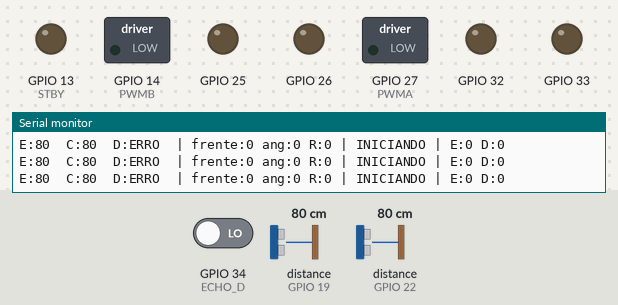
The sketch below on a simulated ESP32. Parts: switched loads named in the sketch (green lamp = pin HIGH), output pins drawn as LEDs (lit = HIGH), the last lines printed to the serial monitor. Wiring (inferred from the names in the program): 2 × ultrasonic range finder: trigger GPIO 18, echo GPIO 19 / trigger GPIO 23, echo GPIO 22. The test bench sets the inputs (shaded band); at power-on: distance to the obstacle (sensors on GPIO 19, GPIO 22) 80 cm, GPIO 34 (ECHO_D) LOW. The echo pulse lasts 58.3 µs per cm; pins used as bus, display or sensor lines are not drawn.

Above: at 1.2 s.
1.3 s: distance to the obstacle (sensor on GPIO 19) set to 4 cm
At 3.2 s:
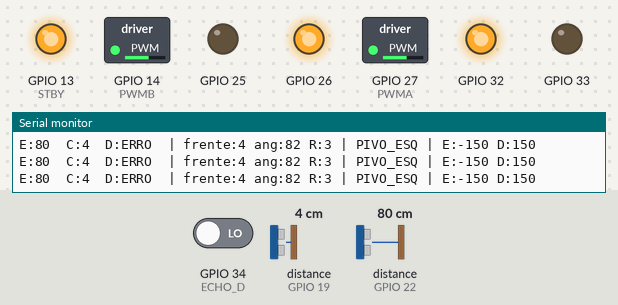
3.5 s: distance to the obstacle (sensor on GPIO 22) set to 13 cm
5.0 s: distance to the obstacle (sensor on GPIO 22) set to 10 cm
At 6.1 s:
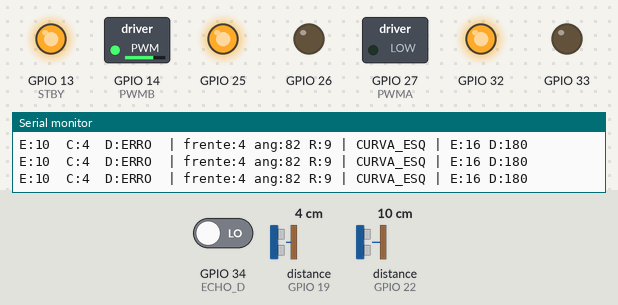
6.5 s: GPIO 34 (ECHO_D) driven HIGH
At 7.7 s:
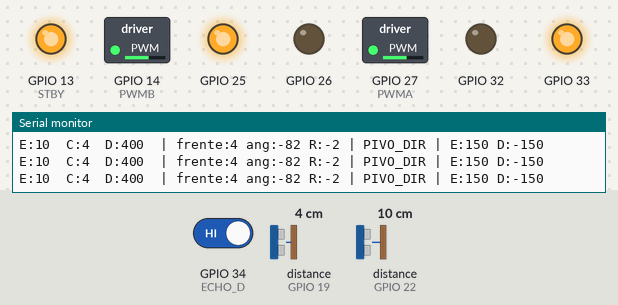
8.0 s: GPIO 34 (ECHO_D) driven LOW
10.3 s: distance to the obstacle (sensor on GPIO 22) set to 65 cm
11.8 s: distance to the obstacle (sensor on GPIO 22) set to 75 cm
At 13.3 s:
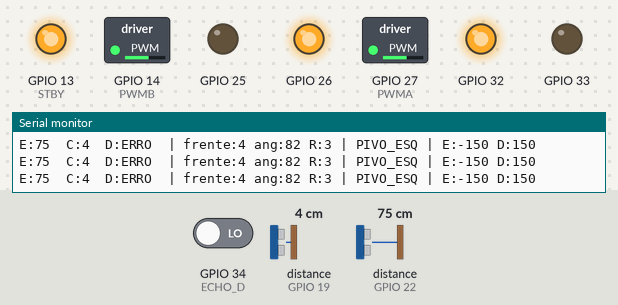
Timing chart, 0 to 14.4 s (numbered marks = the images above; inputs shaded):
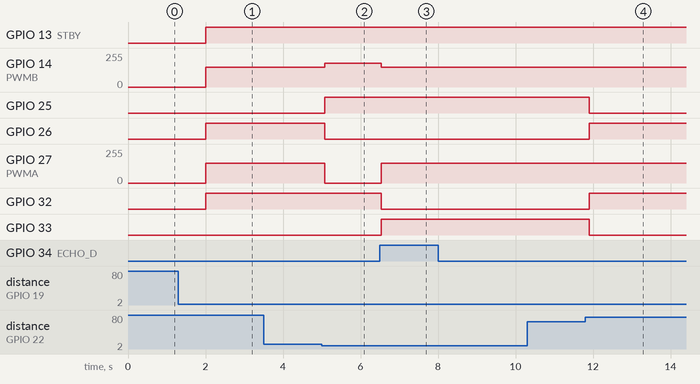

The sketch:

doors_navegacao.ino
```cpp
/*
  DOORS - Veiculo autonomo desviador de obstaculos
  ESP32 WROOM-32 | TB6612FNG | 2x N20 6V | 3x HC-SR04
  ESP32 Arduino Core 3.x | Serial 115200
*/

// ---------------------------------------------------------------------------
// Pinos
// ---------------------------------------------------------------------------

#define AIN1 25
#define AIN2 26
#define PWMA 27

#define BIN1 32
#define BIN2 33
#define PWMB 14

#define STBY 13
#define BOTAO_BOOT 0

#define TRIG_C 18
#define ECHO_C 19
#define TRIG_E 21
#define ECHO_E 22
#define TRIG_D 23
#define ECHO_D 34

// ---------------------------------------------------------------------------
// Geometria do carrinho (medir no robo real)
// ---------------------------------------------------------------------------

const float ANG_LATERAL_GRAUS = 20.0;  // inclinacao dos sensores laterais
const float BITOLA_CM         = 15.0;  // distancia entre o centro das duas rodas
const float MEIA_LARGURA_CM   = 9.0;   // metade da largura total do carrinho
const float FOLGA_CM          = 6.0;   // margem extra para nao raspar

// ---------------------------------------------------------------------------
// Calibracao dos motores
// ---------------------------------------------------------------------------

const bool INVERTE_ESQ = false;
const bool INVERTE_DIR = false;

const int V_MAX    = 180;
const int V_CURVA  = 140;
const int V_PIVO   = 150;
const int V_MINIMO = 85;

const float FATOR_ESQ = 1.00;
const float FATOR_DIR = 1.00;

// ---------------------------------------------------------------------------
// Parametros do desvio
// ---------------------------------------------------------------------------

const float D_ANTECIPA    = 120;   // cm: comeca a planejar o desvio
const float D_SEGURANCA   = 8;     // cm: a curva precisa terminar antes disso
const float S_MINIMO      = 5;     // cm: menor trecho considerado para girar
const float W_PASSAGEM    = 30;    // cm: deslocamento lateral para contornar o obstaculo
const float D_SEM_LEITURA = 40;    // cm: valor usado quando um sensor falha
const float HISTERESE     = 15;
const float TROCA_LADO    = 30;

const float Y_TETO_CM   = 30;      // lateral acima disso nao influencia a centralizacao
const float K_CENTRO    = 0.0005;  // 1/cm^2: forca de centralizacao entre as barreiras
const float KAPPA_CURVA = 0.02;    // 1/cm: acima disso o estado vira CURVA

// ---------------------------------------------------------------------------
// Estacionamento: motores so param com os 3 sensores abaixo de 5 cm
// ---------------------------------------------------------------------------

const float DIST_ESTACIONAR_CM = 5.0;
const unsigned long CONFIRMA_CERCADO_MS = 500;

const float DIST_SEM_OBSTACULO_CM = 200.0;
const unsigned long TEMPO_SEM_OBSTACULO_MS = 6000;
const bool ATIVA_REGRA_6S = false;

const unsigned long ATRASO_PARTIDA_MS = 2000;

// ---------------------------------------------------------------------------
// Sensores ultrassonicos
// Leitura por interrupcao: o loop nunca espera o eco.
// Eco que sobe e nao volta a tempo = caminho livre.
// Eco que nem sobe = falha de ligacao do sensor.
// Quedas que duram menos que GLITCH_US sao ruido dos motores e sao ignoradas.
// Cada distancia e a mediana das 3 ultimas leituras do sensor.
// ---------------------------------------------------------------------------

const unsigned long INTERVALO_TRIGGER_MS = 20;
const unsigned long GLITCH_US = 40;
const unsigned long ECO_MIN_US = 120;
const unsigned long ECO_MAX_US = 23500;
const float DIST_MAX = 400.0;
const uint8_t FALHAS_PARA_INVALIDO = 6;

struct Sonar {
  const char* nome;
  int trig;
  int echo;
  volatile uint32_t tSubida;
  volatile uint32_t tQueda;
  volatile bool subiu;
  volatile bool caiu;
  volatile bool pronto;
  bool medido;
  float hist[3];
  uint8_t ih;
  float cm;
  bool valido;
  uint8_t falhas;
};

Sonar sC = {"C", TRIG_C, ECHO_C, 0, 0, false, false, false, true, {DIST_MAX, DIST_MAX, DIST_MAX}, 0, DIST_MAX, true, 0};
Sonar sE = {"E", TRIG_E, ECHO_E, 0, 0, false, false, false, true, {DIST_MAX, DIST_MAX, DIST_MAX}, 0, DIST_MAX, true, 0};
Sonar sD = {"D", TRIG_D, ECHO_D, 0, 0, false, false, false, true, {DIST_MAX, DIST_MAX, DIST_MAX}, 0, DIST_MAX, true, 0};
Sonar* sonares[3] = {&sE, &sC, &sD};

void IRAM_ATTR trataEco(Sonar* s) {
  if (s->pronto) return;

  uint32_t t = micros();

  if (digitalRead(s->echo)) {
    if (!s->subiu) {
      s->tSubida = t;
      s->subiu = true;
    }
    s->caiu = false;
  } else if (s->subiu) {
    s->tQueda = t;
    s->caiu = true;
  }
}

void IRAM_ATTR isrC() { trataEco(&sC); }
void IRAM_ATTR isrE() { trataEco(&sE); }
void IRAM_ATTR isrD() { trataEco(&sD); }

float mediana3(float a, float b, float c) {
  if (a > b) { float t = a; a = b; b = t; }
  if (b > c) { float t = b; b = c; c = t; }
  if (a > b) { float t = a; a = b; b = t; }
  return b;
}

void registra(Sonar* s, float cm) {
  s->hist[s->ih] = cm;
  s->ih = (s->ih + 1) % 3;
  s->cm = mediana3(s->hist[0], s->hist[1], s->hist[2]);
  s->valido = true;
  s->falhas = 0;
}

void processaLeituras() {
  for (Sonar* s : sonares) {
    if (s->medido) continue;

    noInterrupts();
    bool caiu = s->caiu;
    uint32_t tSubida = s->tSubida;
    uint32_t tQueda = s->tQueda;
    interrupts();

    // Queda confirmada: o sinal ficou baixo por mais que GLITCH_US
    if (caiu && micros() - tQueda >= GLITCH_US && digitalRead(s->echo) == LOW) {
      s->pronto = true;
      s->medido = true;

      uint32_t duracao = tQueda - tSubida;
      if (duracao < ECO_MIN_US) continue;

      registra(s, (duracao >= ECO_MAX_US) ? DIST_MAX : duracao / 58.0);
    }
  }
}

void fechaCiclo(Sonar* s) {
  if (s->medido) return;

  // Modulo ainda ocupado com o eco anterior: mantem a ultima leitura
  if (!s->subiu && digitalRead(s->echo) == HIGH) return;

  if (s->subiu) {
    registra(s, DIST_MAX);
  } else if (++s->falhas >= FALHAS_PARA_INVALIDO) {
    s->valido = false;
  }
}

void dispara(Sonar* s) {
  fechaCiclo(s);

  noInterrupts();
  s->subiu = false;
  s->caiu = false;
  s->pronto = false;
  interrupts();
  s->medido = false;

  digitalWrite(s->trig, HIGH);
  delayMicroseconds(10);
  digitalWrite(s->trig, LOW);
}

uint8_t vez = 0;
unsigned long ultimoTrigger = 0;

void atualizaSensores() {
  processaLeituras();

  if (millis() - ultimoTrigger >= INTERVALO_TRIGGER_MS) {
    ultimoTrigger = millis();
    dispara(sonares[vez]);
    vez = (vez + 1) % 3;
  }
}

float distancia(const Sonar& s) {
  return s.valido ? s.cm : D_SEM_LEITURA;
}

// ---------------------------------------------------------------------------
// Motores
// Velocidade de -255 (re) a 255 (frente).
// ---------------------------------------------------------------------------

int pwmEsq = 0;
int pwmDir = 0;

void motor(int in1, int in2, int pwm, int v, bool inverte, float fator) {
  if (inverte) v = -v;

  int a = abs(v) * fator;
  if (a < 40) {
    a = 0;
  } else if (a < V_MINIMO) {
    a = V_MINIMO;
  }
  a = constrain(a, 0, 255);

  digitalWrite(in1, v > 0 ? HIGH : LOW);
  digitalWrite(in2, v < 0 ? HIGH : LOW);
  ledcWrite(pwm, a);
}

void rodas(int vEsq, int vDir) {
  pwmEsq = vEsq;
  pwmDir = vDir;
  motor(AIN1, AIN2, PWMA, vEsq, INVERTE_ESQ, FATOR_ESQ);
  motor(BIN1, BIN2, PWMB, vDir, INVERTE_DIR, FATOR_DIR);
}

void desligaMotores() {
  rodas(0, 0);
  digitalWrite(STBY, LOW);
}

// ---------------------------------------------------------------------------
// Estado e estacionamento
// ---------------------------------------------------------------------------

enum Estado { INICIANDO, ANDANDO, CURVA_ESQ, CURVA_DIR, PIVO_ESQ, PIVO_DIR, ESTACIONADO };

const char* NOME_ESTADO[] = {
  "INICIANDO", "ANDANDO", "CURVA_ESQ", "CURVA_DIR", "PIVO_ESQ", "PIVO_DIR", "ESTACIONADO"
};

Estado estado = INICIANDO;
int lado = 0;

unsigned long tPartida = 0;
unsigned long tCercado = 0;
unsigned long tSemObstaculo = 0;

float frenteLog = 0;
float anguloLog = 0;
float raioLog = 0;

void estaciona(const char* motivo) {
  desligaMotores();
  estado = ESTACIONADO;
  Serial.print("ESTACIONADO: ");
  Serial.println(motivo);
  Serial.println("Aperte BOOT para recomecar");
}

bool verificaEstacionamento(unsigned long agora) {
  bool cercado = sC.valido && sE.valido && sD.valido &&
                 sC.cm < DIST_ESTACIONAR_CM &&
                 sE.cm < DIST_ESTACIONAR_CM &&
                 sD.cm < DIST_ESTACIONAR_CM;

  if (cercado) {
    if (tCercado == 0) tCercado = agora;
    if (agora - tCercado >= CONFIRMA_CERCADO_MS) {
      estaciona("cercado pelos 3 lados");
      return true;
    }
  } else {
    tCercado = 0;
  }

  bool frenteLivre = ATIVA_REGRA_6S && sC.valido && sC.cm >= DIST_SEM_OBSTACULO_CM;

  if (frenteLivre) {
    if (tSemObstaculo == 0) tSemObstaculo = agora;
    if (agora - tSemObstaculo >= TEMPO_SEM_OBSTACULO_MS) {
      estaciona("6 s sem obstaculo a frente");
      return true;
    }
  } else {
    tSemObstaculo = 0;
  }

  return false;
}

// ---------------------------------------------------------------------------
// Navegacao geometrica
//
// 1. Cada leitura vira um ponto no plano do carrinho (x para frente,
//    y para a esquerda): x = d.cos(theta), y = d.sin(theta).
// 2. Distancia a frente = menor x entre os pontos que estao na faixa
//    ocupada pelo corpo do carrinho (|y| < meia largura).
// 3. Angulo de desvio necessario: phi = atan(W_PASSAGEM / frente).
// 4. Curvatura para completar o desvio antes do obstaculo:
//    kappa = phi / (frente - D_SEGURANCA). Raio da curva R = 1 / kappa.
// 5. Cinematica diferencial: vEsq = v.(1 - kappa.B/2), vDir = v.(1 + kappa.B/2).
//    Se kappa.B/2 >= 1 a roda de dentro inverte: giro no proprio eixo.
// ---------------------------------------------------------------------------

const float SEN_LAT = sin(ANG_LATERAL_GRAUS * DEG_TO_RAD);
const float COS_LAT = cos(ANG_LATERAL_GRAUS * DEG_TO_RAD);
const float CORREDOR_CM = MEIA_LARGURA_CM + FOLGA_CM;
const float KAPPA_PIVO = 2.0 / BITOLA_CM;

// Curvatura que afasta o carrinho de um ponto lateral dentro da folga
float curvaturaLateral(float x, float y) {
  if (y >= CORREDOR_CM) return 0;
  float phi = atan2(CORREDOR_CM - y, x);
  return phi / max(x - D_SEGURANCA, S_MINIMO);
}

void navega() {
  unsigned long agora = millis();

  if (verificaEstacionamento(agora)) return;

  float c = distancia(sC);
  float e = distancia(sE);
  float d = distancia(sD);

  // Pontos dos sensores laterais no plano do carrinho
  float xE = e * COS_LAT;
  float yE = e * SEN_LAT;
  float xD = d * COS_LAT;
  float yD = d * SEN_LAT;

  // Obstaculo mais proximo na faixa ocupada pelo corpo do carrinho
  float frente = c;
  if (yE < MEIA_LARGURA_CM) frente = min(frente, xE);
  if (yD < MEIA_LARGURA_CM) frente = min(frente, xD);

  // Lado do desvio: o mais livre; so troca se o outro ficar bem melhor
  if (frente < D_ANTECIPA) {
    if (lado == 0) {
      lado = (e >= d) ? 1 : -1;
    } else if (lado > 0 && d > e + TROCA_LADO) {
      lado = -1;
    } else if (lado < 0 && e > d + TROCA_LADO) {
      lado = 1;
    }
  } else if (frente > D_ANTECIPA + HISTERESE) {
    lado = 0;
  }

  // Curvatura total (1/cm), positiva para a esquerda
  float kappa = 0;
  float phi = 0;

  if (lado != 0) {
    phi = atan2(W_PASSAGEM, frente);
    kappa = lado * phi / max(frente - D_SEGURANCA, S_MINIMO);
  } else {
    float yEc = min(yE, Y_TETO_CM);
    float yDc = min(yD, Y_TETO_CM);
    kappa = K_CENTRO * (yEc - yDc);
  }

  kappa -= curvaturaLateral(xE, yE);
  kappa += curvaturaLateral(xD, yD);

  // Velocidade linear cai conforme o obstaculo se aproxima
  float u = (D_ANTECIPA - frente) / (D_ANTECIPA - D_SEGURANCA);
  u = constrain(u, 0.0f, 1.0f);
  float v = V_MAX - (V_MAX - V_CURVA) * u;

  // Cinematica diferencial
  int vEsq;
  int vDir;

  if (fabs(kappa) >= KAPPA_PIVO) {
    int sentido = (kappa > 0) ? 1 : -1;
    vEsq = -sentido * V_PIVO;
    vDir =  sentido * V_PIVO;
    estado = (sentido > 0) ? PIVO_ESQ : PIVO_DIR;
  } else {
    float fEsq = 1.0 - kappa * BITOLA_CM / 2.0;
    float fDir = 1.0 + kappa * BITOLA_CM / 2.0;
    float escala = V_MAX / (v * max(fabs(fEsq), fabs(fDir)));
    if (escala > 1.0) escala = 1.0;

    vEsq = v * fEsq * escala;
    vDir = v * fDir * escala;

    if (fabs(kappa) < KAPPA_CURVA) {
      estado = ANDANDO;
    } else {
      estado = (kappa > 0) ? CURVA_ESQ : CURVA_DIR;
    }
  }

  frenteLog = frente;
  anguloLog = phi * RAD_TO_DEG * lado;
  raioLog = (fabs(kappa) > 0.0001) ? 1.0 / kappa : 0;

  rodas(vEsq, vDir);
}

// ---------------------------------------------------------------------------
// Monitor serial
// ---------------------------------------------------------------------------

unsigned long ultimoLog = 0;

void imprimeLog() {
  if (millis() - ultimoLog < 100) return;
  ultimoLog = millis();

  for (Sonar* s : sonares) {
    Serial.print(s->nome);
    Serial.print(":");
    if (s->valido) {
      Serial.print(s->cm, 0);
    } else {
      Serial.print("ERRO");
    }
    Serial.print("  ");
  }

  Serial.print("| frente:");
  Serial.print(frenteLog, 0);
  Serial.print(" ang:");
  Serial.print(anguloLog, 0);
  Serial.print(" R:");
  Serial.print(raioLog, 0);
  Serial.print(" | ");
  Serial.print(NOME_ESTADO[estado]);
  Serial.print(" | E:");
  Serial.print(pwmEsq);
  Serial.print(" D:");
  Serial.println(pwmDir);
}

// ---------------------------------------------------------------------------
// Inicializacao e loop principal
// ---------------------------------------------------------------------------

void iniciaPercurso() {
  lado = 0;
  tCercado = 0;
  tSemObstaculo = 0;
  estado = INICIANDO;
  tPartida = millis();
  Serial.println("Partida em 2 s");
}

void setup() {
  Serial.begin(115200);

  int saidas[] = {STBY, AIN1, AIN2, BIN1, BIN2, TRIG_C, TRIG_E, TRIG_D};
  for (int p : saidas) {
    pinMode(p, OUTPUT);
    digitalWrite(p, LOW);
  }

  if (!ledcAttach(PWMA, 25000, 8) || !ledcAttach(PWMB, 25000, 8)) {
    Serial.println("ERRO NO PWM");
    while (true) delay(1000);
  }

  pinMode(ECHO_C, INPUT);
  pinMode(ECHO_E, INPUT);
  pinMode(ECHO_D, INPUT);
  pinMode(BOTAO_BOOT, INPUT_PULLUP);

  attachInterrupt(digitalPinToInterrupt(ECHO_C), isrC, CHANGE);
  attachInterrupt(digitalPinToInterrupt(ECHO_E), isrE, CHANGE);
  attachInterrupt(digitalPinToInterrupt(ECHO_D), isrD, CHANGE);

  Serial.println("DOORS - navegacao com 3 sensores");
  iniciaPercurso();
}

void loop() {
  atualizaSensores();

  switch (estado) {
    case ESTACIONADO:
      if (digitalRead(BOTAO_BOOT) == LOW) {
        delay(300);
        iniciaPercurso();
      }
      break;

    case INICIANDO:
      if (millis() - tPartida >= ATRASO_PARTIDA_MS) {
        digitalWrite(STBY, HIGH);
        estado = ANDANDO;
      }
      break;

    default:
      navega();
      break;
  }

  imprimeLog();
}
```

Measured:
- the behaviour switches between 12 and 11 cm on distance to the obstacle (sensor on GPIO 22) (found by bisection; images 1 and 2)
- the behaviour switches between 69 and 70 cm on distance to the obstacle (sensor on GPIO 22) (found by bisection; images 3 and 4)
- after the input at 1.3 s, GPIO 14 (PWMB), GPIO 27 (PWMA): 0/255 → 149/255 after 0.70 s; GPIO 25: stays LOW (without the input it goes to HIGH after 0.70 s); GPIO 26: LOW → HIGH after 0.70 s
- after the input at 5.0 s, GPIO 14 (PWMB): 149/255 → 179/255 after 0.08 s; GPIO 25: LOW → HIGH after 0.08 s; GPIO 26: HIGH → LOW after 0.08 s; GPIO 27 (PWMA): 149/255 → 0/255 after 0.08 s
- after the input at 6.5 s, GPIO 14 (PWMB): 179/255 → 149/255 at once; GPIO 27 (PWMA): 0/255 → 149/255 at once; GPIO 32: HIGH → LOW at once; GPIO 33: LOW → HIGH at once
- after the input at 11.8 s, GPIO 25, GPIO 33: HIGH → LOW after 0.11 s; GPIO 26, GPIO 32: LOW → HIGH after 0.11 s
